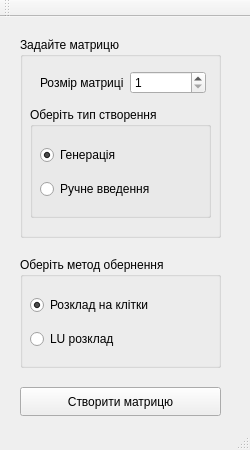
<?xml version="1.0" encoding="UTF-8"?>
<ui version="4.0">
 <class>MainWindow</class>
 <widget class="QMainWindow" name="MainWindow">
  <property name="enabled">
   <bool>true</bool>
  </property>
  <property name="geometry">
   <rect>
    <x>0</x>
    <y>0</y>
    <width>250</width>
    <height>450</height>
   </rect>
  </property>
  <property name="minimumSize">
   <size>
    <width>250</width>
    <height>450</height>
   </size>
  </property>
  <property name="maximumSize">
   <size>
    <width>250</width>
    <height>450</height>
   </size>
  </property>
  <property name="windowTitle">
   <string>Головне вікно</string>
  </property>
  <widget class="QWidget" name="centralwidget">
   <widget class="QGroupBox" name="groupBox_2">
    <property name="geometry">
     <rect>
      <x>20</x>
      <y>240</y>
      <width>201</width>
      <height>111</height>
     </rect>
    </property>
    <property name="title">
     <string>Оберіть метод обернення</string>
    </property>
    <widget class="QWidget" name="verticalLayoutWidget">
     <property name="geometry">
      <rect>
       <x>10</x>
       <y>30</y>
       <width>161</width>
       <height>71</height>
      </rect>
     </property>
     <layout class="QVBoxLayout" name="verticalLayout">
      <item>
       <widget class="QRadioButton" name="rbFirstMethod">
        <property name="text">
         <string>Розклад на клітки</string>
        </property>
        <property name="checked">
         <bool>true</bool>
        </property>
       </widget>
      </item>
      <item>
       <widget class="QRadioButton" name="rbSecondMethod">
        <property name="text">
         <string>LU розклад</string>
        </property>
       </widget>
      </item>
     </layout>
    </widget>
   </widget>
   <widget class="QGroupBox" name="groupBox_3">
    <property name="geometry">
     <rect>
      <x>20</x>
      <y>20</y>
      <width>201</width>
      <height>201</height>
     </rect>
    </property>
    <property name="title">
     <string>Задайте матрицю</string>
    </property>
    <widget class="QWidget" name="horizontalLayoutWidget">
     <property name="geometry">
      <rect>
       <x>20</x>
       <y>30</y>
       <width>166</width>
       <height>31</height>
      </rect>
     </property>
     <layout class="QHBoxLayout" name="horizontalLayout">
      <item>
       <widget class="QLabel" name="label">
        <property name="text">
         <string>Розмір матриці</string>
        </property>
       </widget>
      </item>
      <item>
       <widget class="QSpinBox" name="spinBox">
        <property name="minimum">
         <number>1</number>
        </property>
        <property name="maximum">
         <number>10</number>
        </property>
       </widget>
      </item>
     </layout>
    </widget>
    <widget class="QGroupBox" name="groupBox_4">
     <property name="geometry">
      <rect>
       <x>10</x>
       <y>70</y>
       <width>181</width>
       <height>111</height>
      </rect>
     </property>
     <property name="title">
      <string>Оберіть тип створення</string>
     </property>
     <widget class="QWidget" name="verticalLayoutWidget_3">
      <property name="geometry">
       <rect>
        <x>10</x>
        <y>30</y>
        <width>161</width>
        <height>71</height>
       </rect>
      </property>
      <layout class="QVBoxLayout" name="verticalLayout_3">
       <item>
        <widget class="QRadioButton" name="rbGenerateInput">
         <property name="text">
          <string>Генерація</string>
         </property>
         <property name="checked">
          <bool>true</bool>
         </property>
        </widget>
       </item>
       <item>
        <widget class="QRadioButton" name="rbManualInput">
         <property name="text">
          <string>Ручне введення</string>
         </property>
         <property name="checked">
          <bool>false</bool>
         </property>
        </widget>
       </item>
      </layout>
     </widget>
    </widget>
   </widget>
   <widget class="QPushButton" name="pushButtonCreate">
    <property name="geometry">
     <rect>
      <x>20</x>
      <y>370</y>
      <width>201</width>
      <height>29</height>
     </rect>
    </property>
    <property name="text">
     <string>Створити матрицю</string>
    </property>
   </widget>
  </widget>
  <widget class="QStatusBar" name="statusbar"/>
  <widget class="QToolBar" name="toolBar">
   <property name="windowTitle">
    <string>toolBar</string>
   </property>
   <attribute name="toolBarArea">
    <enum>TopToolBarArea</enum>
   </attribute>
   <attribute name="toolBarBreak">
    <bool>false</bool>
   </attribute>
  </widget>
 </widget>
 <resources/>
 <connections/>
</ui>
